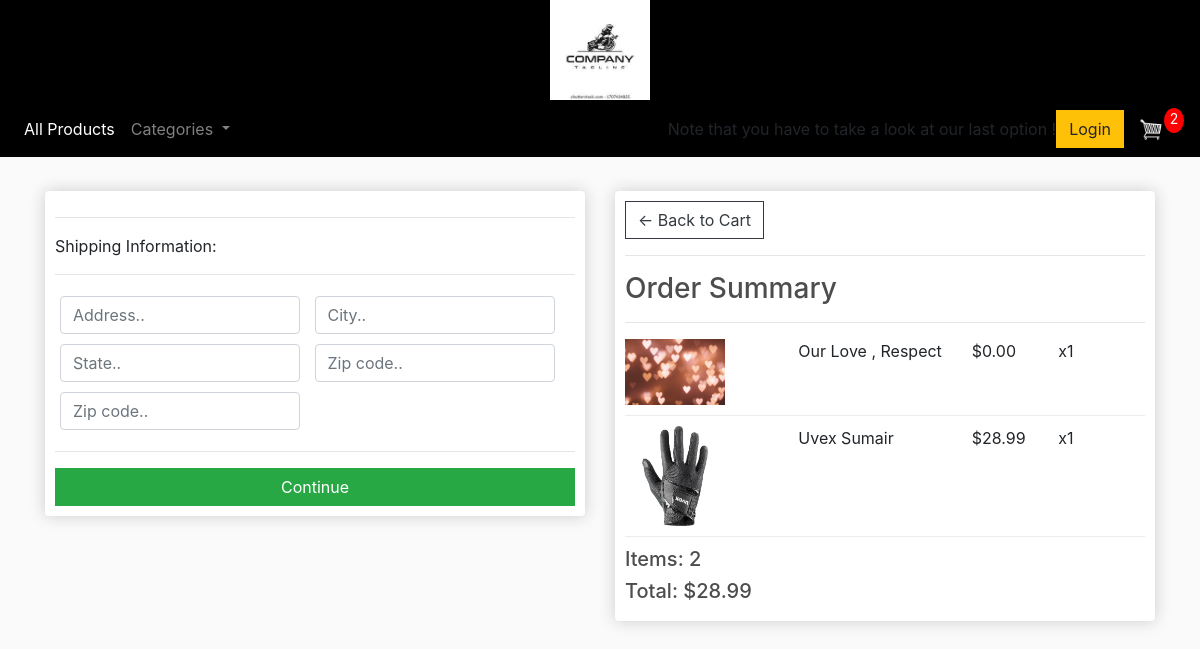
Screenshot of /checkout/ (signed in) with the database file from the repository.
### store/models.py (models this page shows, shortened)
class OrderItem(models.Model):
	product = models.ForeignKey(Product, on_delete=models.SET_NULL, null=True)
	order = models.ForeignKey(Order, on_delete=models.SET_NULL, null=True)
	quantity = models.IntegerField(default=0, null=True, blank=True)
	date_added = models.DateTimeField(auto_now_add=True)
	@property
	def get_total(self):
		total = self.product.price * self.quantity
		return total

class Product(models.Model):
    HELMETS = 'Helmets'
    GLOVES = 'Gloves'
    BAGS = 'Bags'
    JACKETS = 'Jackets'
    CATEGORY_CHOICES = [
        (HELMETS, 'Helmets'),
        (GLOVES, 'Gloves'),
        (BAGS, 'Bags'),
        (JACKETS, 'Jackets'),
    ]
    name = models.CharField(max_length=200)
    price = models.FloatField()
    digital = models.BooleanField(default=False, null=True, blank=True)
    image = models.ImageField(null=True, blank=True)
    description = models.TextField(max_length=1000, default='', blank=True)
    category = models.CharField(max_length=20, choices=CATEGORY_CHOICES, default=JACKETS)
    @property
    def imageURL(self):
        try:
            url = self.image.url
        except:
            url = ''
        return url

class Order(models.Model):
	customer = models.ForeignKey(Customer, on_delete=models.SET_NULL, null=True, blank=True)
	date_ordered = models.DateTimeField(auto_now_add=True)
	complete = models.BooleanField(default=False)
	transaction_id = models.CharField(max_length=100, null=True)
	@property
	def shipping(self):
		shipping = False
		orderitems = self.orderitem_set.all()
		for i in orderitems:
			if i.product.digital == False:
				shipping = True
		return shipping
	@property
	def get_cart_total(self):
		orderitems = self.orderitem_set.all()
		total = sum([item.get_total for item in orderitems])
		return total
	@property
	def get_cart_items(self):
		orderitems = self.orderitem_set.all()
		total = sum([item.quantity for item in orderitems])
		return total

### store/views.py (the view)
# urls.py: path('checkout/', views.checkout, name="checkout"),
def checkout(request):
	data = cartData(request)
	cartItems = data['cartItems']
	order = data['order']
	items = data['items']
	context = {'items':items, 'order':order, 'cartItems':cartItems}
	return render(request, 'store/checkout.html', context)

### store/utils.py (called while the page is built)
def cartData(request):
	if request.user.is_authenticated:
		customer = request.user.customer
		order, created = Order.objects.get_or_create(customer=customer, complete=False)
		items = order.orderitem_set.all()
		cartItems = order.get_cart_items
	else:
		cookieData = cookieCart(request)
		cartItems = cookieData['cartItems']
		order = cookieData['order']
		items = cookieData['items']
	return {'cartItems':cartItems ,'order':order, 'items':items}

### store/templates/store/checkout.html (shortened to what this page needs)
{% extends 'store/main.html' %}
{% load static %}
{% block content %}
     <div class="row">
		<div class="col-lg-6">
			<div class="box-element" id="form-wrapper">
				<form id="form">
					<div id="shipping-info">
						<hr>
						<p>Shipping Information:</p>
						<hr>
						<div class="form-field">
							<input class="form-control" type="text" name="address" placeholder="Address..">
						</div>
						<div class="form-field">
							<input class="form-control" type="text" name="city" placeholder="City..">
						</div>
						<div class="form-field">
							<input class="form-control" type="text" name="state" placeholder="State..">
						</div>
						<div class="form-field">
							<input class="form-control" type="text" name="zipcode" placeholder="Zip code..">
						</div>
						<div class="form-field">
							<input class="form-control" type="text" name="country" placeholder="Zip code..">
						</div>
					</div>
					<hr>
					<input id="form-button" class="btn btn-success btn-block" type="submit" value="Continue">
				</form>
			</div>
			<br>
		</div>
		<div class="col-lg-6">
			<div class="box-element">
				<a  class="btn btn-outline-dark" href="{% url 'cart' %}">&#x2190; Back to Cart</a>
				<hr>
				<h3>Order Summary</h3>
				<hr>
				{% for item in items %}
				<div class="cart-row">
					<div style="flex:2"><img class="row-image" src="{{item.product.imageURL}}"></div>
					<div style="flex:2"><p>{{item.product.name}}</p></div>
					<div style="flex:1"><p>${{item.product.price|floatformat:2}}</p></div>
					<div style="flex:1"><p>x{{item.quantity}}</p></div>
				</div>
				{% endfor %}
				<h5>Items:   {{order.get_cart_items}}</h5>
				<h5>Total:   ${{order.get_cart_total|floatformat:2}}</h5>
			</div>
		</div>
	</div>
{% endblock content %}

### static/css/main.css (style rules this page uses)
body { background-color: hsl(0, 0%, 98%); }
h1,h2,h3,h4,h5,h6 { color:hsl(0, 0%, 30%); }
.box-element { box-shadow:hsl(0, 0%, 80%) 0 0 16px; background-color: #fff; border-radius: 4px; padding: 10px; }
.col-lg-4, .col-lg-6, .col-lg-8, .col-lg-12 { margin-top: 10px; }
.btn { border-radius: 0; }
.row-image { width: 100px; }
.form-field { width:250px; display: inline-block; padding: 5px; }
.cart-row { display: flex; align-items: flex-stretch; padding-bottom: 10px; margin-bottom: 10px; border-bottom: 1px solid #ececec; }

### rows the page displays
OrderItem: product.imageURL (picture), product.name "Our Love , Respect", product.price "0.00", quantity "1"
OrderItem: product.imageURL (picture), product.name "Uvex Sumair", product.price "28.99", quantity "1"
Order: get_cart_items "2", get_cart_total "28.99"

### other values shown
{{ cartItems }} "2"
